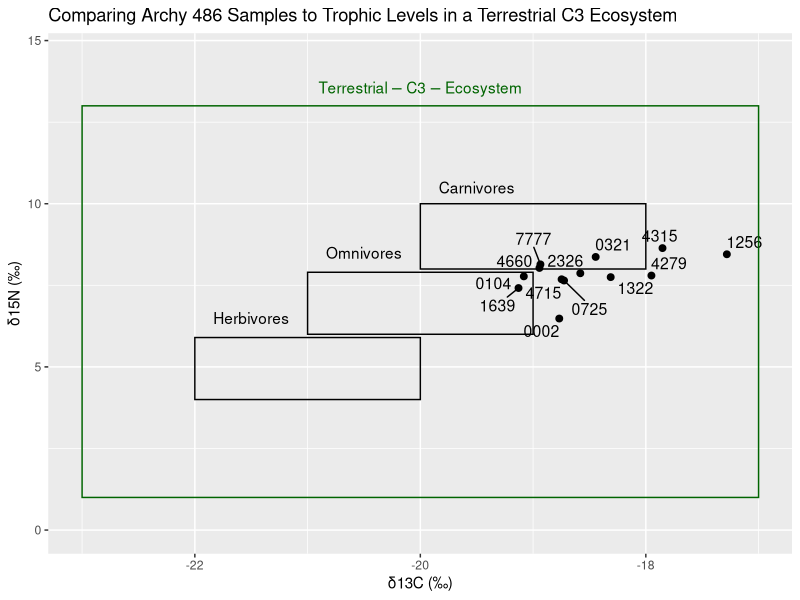
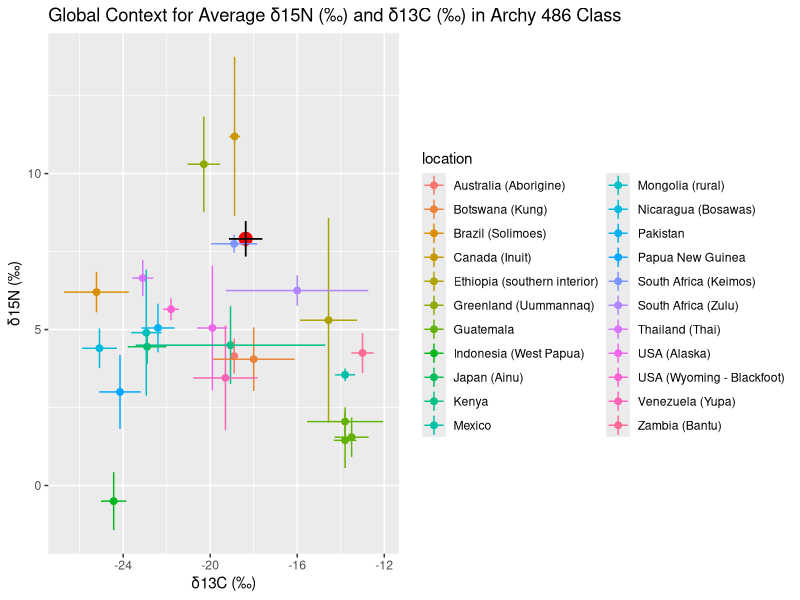
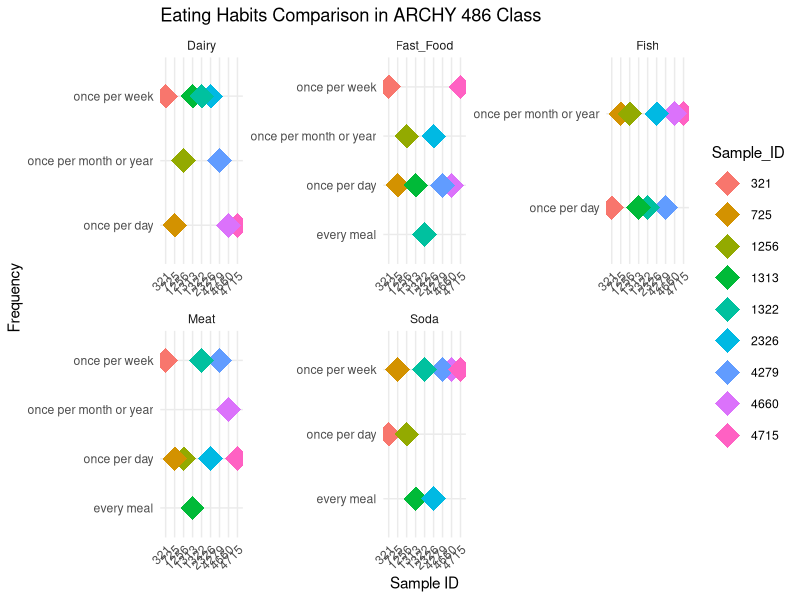
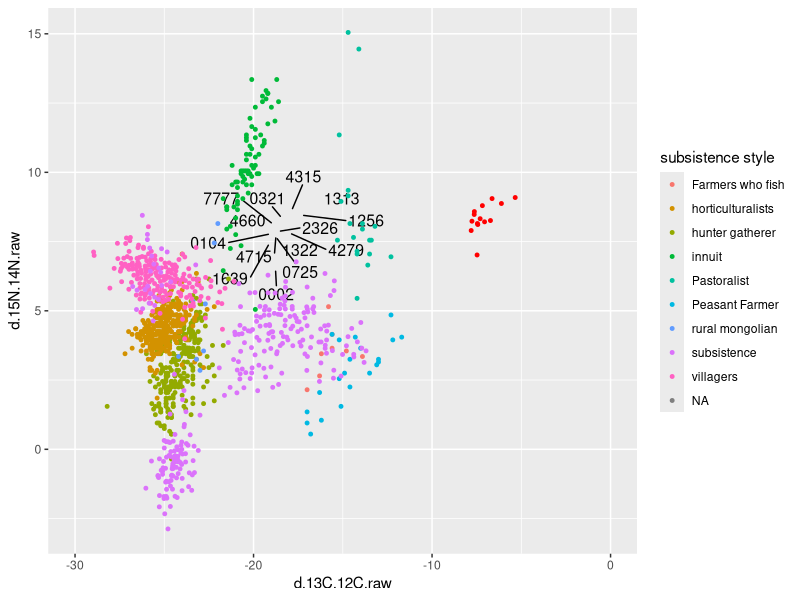
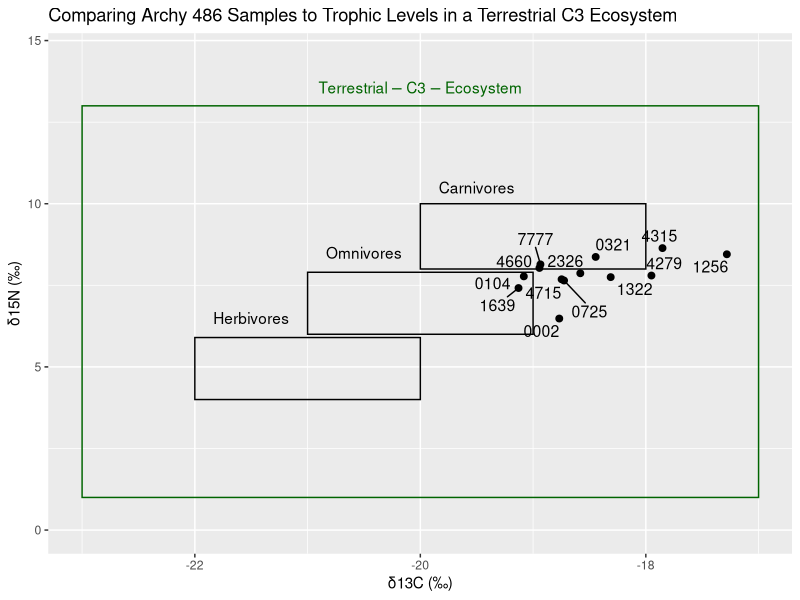
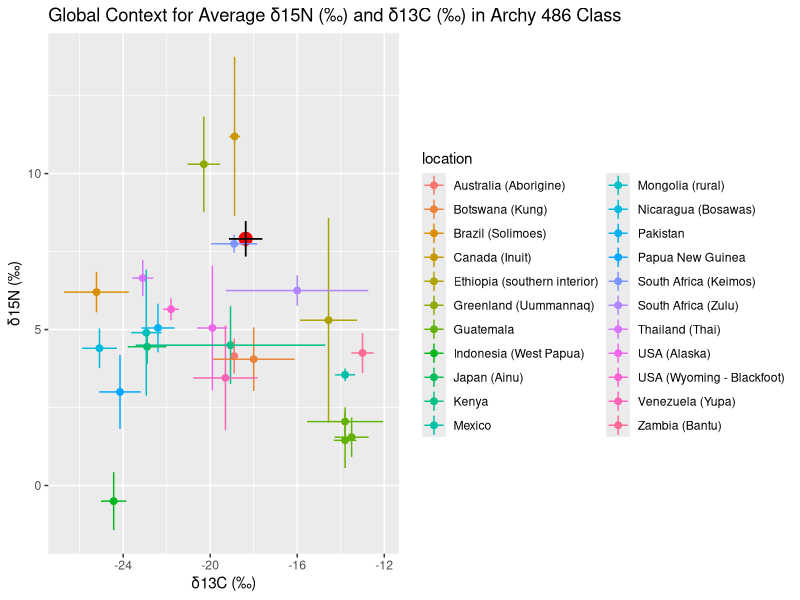
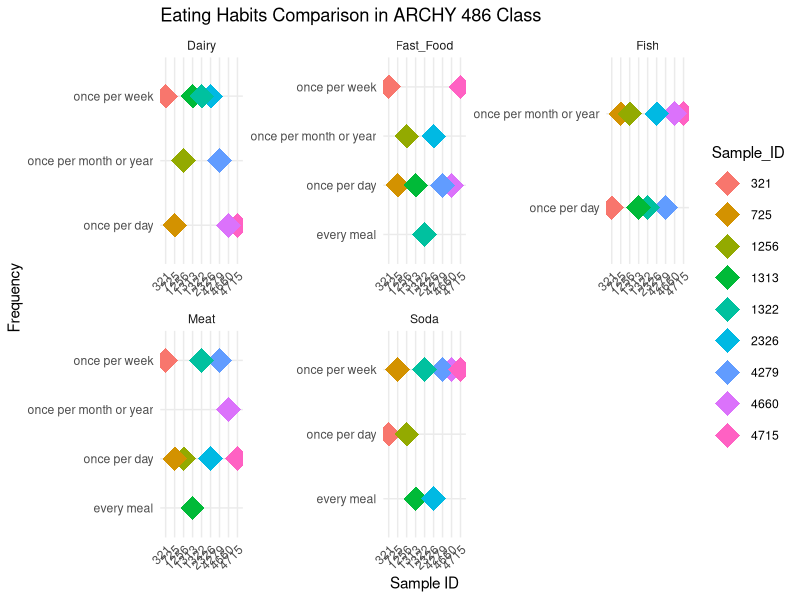
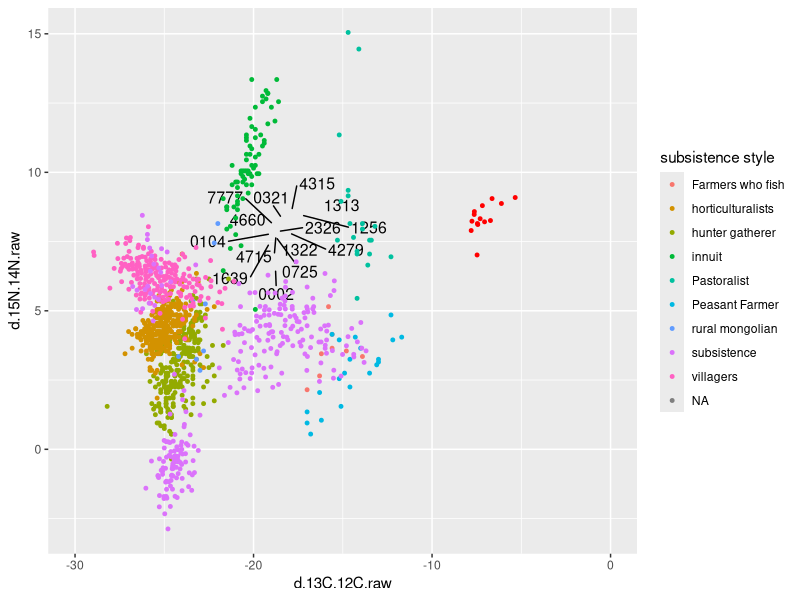

The R script that drew these images, in order:
## ---- chunk 1
# Loading Packages
library(tidyverse)
library(readxl)
library(dplyr)
library(ggrepel)
library(here)
## ---- chunk 2
# read sample and global data into variables
sample_data <- 
  read_csv("sample_CN.csv")

global_data_indiv <- 
  read_excel("Global N15 Values.xlsx", 
             sheet ="Modern subsistence ind.")

global_data_av <- 
  read_excel("Global N15 Values.xlsx", 
             sheet ="modern subsistence averages") %>% 
  drop_na(`δ13C_MDE (‰)`)
  
## ---- chunk 3
#| label: fig-1
#| fig-cap: "Scatterplot of individual δ15N (‰) and δ13C (‰) Archy 486 sample ID’s grouped by C3 Terrestrial Ecosystem and individual diet classification (Müldner, G. (2018). Plot produced by Anne and Aoife. "
  # plot our hair data
library(ggrepel)
ggplot() +
  geom_point(data = sample_data,
             aes(x = d.13C.12C.VPDB , 
                 y = d.15N.14N.air),
             size = 2)+
  # label each data point with sample ID
    geom_text_repel(data = sample_data,
             aes(x = `d.13C.12C.VPDB`, 
                 y = `d.15N.14N.air`,
                 label = Identifier.1),
             # label all ID's despite overlap
             max.overlaps = Inf,
             size = 4)+
  # label x and y axis for consistency with other plots
    labs(x = "δ13C (‰)",
       y = "δ15N (‰)")+
  # create outlines for herbivores, omnivores, carnivores using parameters from Müldner, G. (2018).
  annotate("rect", xmin=c(-22,-21,-20), xmax=c(-20,-19,-18), 
           ymin =c(4,6,8), ymax =c(5.9,7.9,10), fill=NA, color="black")+
  # create outline for "Terrestrial C3 Ecosystem" for context on graph. 
  annotate("rect", xmin=c(-23), xmax=c(-17), ymin=c(1), ymax =c(13), color="Dark Green", fill=NA )+
  # label all outlines for context and clarity
    annotate("text", x = -20, y = 13.5, label = "Terrestrial-C3-Ecosystem",color = "Dark Green",
  parse = TRUE)+
    annotate("text", x = -21.5, y = 6.5, label = "Herbivores",
  parse = TRUE)+
    annotate("text", x = -20.5, y = 8.5, label = "Omnivores",
  parse = TRUE)+
    annotate("text", x = -19.5, y = 10.5, label = "Carnivores",
  parse = TRUE)+
  # set x and y limits to values close to data points for clarity and maximize space on graph
  xlim(-23, -17)+
  ylim(0,14.5) +
    labs(title = "Comparing Archy 486 Samples to Trophic Levels in a Terrestrial C3 Ecosystem")
ggsave(here("analysis",
            "figures", 
            "trophic_level.png"),
       bg ="white",
       h = 15, # experiment with h and w to get the right size and proportion
       w = 25,
       units = "in",
       dpi = 900) # make the image nice and crisp))

## ---- chunk 4

global_data <- 
  read_excel("Global N15 Values.xlsx",
             sheet = "Modern subsistence ind.")
global_values <- 
  read_excel("Global N15 Values.xlsx",
             sheet = "Modern non subsistence averages")

global_subsistence_values <- 
  read_excel("Global N15 Values.xlsx",
    sheet = "modern subsistence averages")
## ---- chunk 5
global_subsistence_values_labs <-
  global_subsistence_values %>%
  select(`location`, `δ15N_MDE (‰)`, `SD...6`, `δ13C_MDE (‰)`, `SD...4` ) %>%
  group_by(`location`) %>%
  drop_na()

# rename col
renamed_subsistence <-
global_subsistence_values_labs %>%
  rename(`δ13C (‰)` = `δ13C_MDE (‰)`,
         `δ15N (‰)` = `δ15N_MDE (‰)`) %>%
drop_na()

# select relevant columns from our data
sample_data_perc <-
sample_data %>%
  select(`Identifier.1`, `d.13C.12C.VPDB`, `d.15N.14N.air`) %>% 
  group_by(`Identifier.1`)
  

# select relevant columns from global data
global_values_perc <-
global_values %>%
  select(`location...1`, `δ15N_MDE (‰)`, `δ13C_MDE (‰)`) %>%
  group_by(`location...1`) %>%
  drop_na()

# rename columns from our data
sample_data_perc_lab <-
sample_data_perc %>%
  rename(`δ13C (‰)` = `d.13C.12C.VPDB`,
         `δ15N (‰)` = `d.15N.14N.air`)

 # create a df for the means of `δ13C (‰)` `δ15N (‰)` ratios for class and global data

 `δ13C (‰)` <-
   mean(sample_data_perc_lab$`δ13C (‰)`)
`δ15N (‰)`<-
   mean(sample_data_perc_lab$`δ15N (‰)`)
 
 Statistics_isotopes <- data.frame(means = c("mean_C13", "mean_N15"), Statistics = c(`δ13C (‰)`, `δ15N (‰)`))

mean_sd_C13 <-
  sd(sample_data_perc_lab$`δ13C (‰)`)
mean_sd_N15 <-
  sd(sample_data_perc_lab$`δ15N (‰)`)

# create a class data average dataframe
Stats_isotopes <-
  Statistics_isotopes %>% 
  mutate(mean_sd_C13, mean_sd_N15)

# rename columns in global averages dataframe
global_values_perc_lab <-
global_values_perc %>%
  rename(`δ13C (‰)` = `δ13C_MDE (‰)`,
         `δ15N (‰)` = `δ15N_MDE (‰)`)
  
## ---- chunk 6
#| label: fig-standard-13C-15N
#| fig-cap: "Average δ15N (‰) and δ13C (‰) for class hair samples with line range for standard deviation relative to modern global subsistence average δ15N (‰) and δ13C (‰) with line range for standard deviation (Bird et al. 2021). Plot produced by Aoife and Anne."

library(ggrepel)
ggplot() +
  # our data plot
  geom_point(data = Stats_isotopes,
             aes(x = `δ13C (‰)`,
                 y = `δ15N (‰)`),
             size = 4,
              color = "red") +
    
  
  # plot global data
  geom_point(data = renamed_subsistence,
             aes(x = `δ13C (‰)`,
                 y = `δ15N (‰)`,
                 color = `location`), 
             size = 2) +
  geom_linerange(data = renamed_subsistence,
                (aes(x = `δ13C (‰)`,
                y = `δ15N (‰)` ,
                ymin=`δ15N (‰)` -1*SD...6, 
                ymax=`δ15N (‰)` +1*SD...6, 
                color = `location`))) +
  geom_linerange(data = renamed_subsistence,
                (aes(x = `δ13C (‰)`,
                y = `δ15N (‰)` ,
                xmin=`δ13C (‰)` -1*SD...4, 
                xmax=`δ13C (‰)` +1*SD...4, 
                color = `location`))) +
  geom_linerange(data =  Statistics_isotopes,
                (aes(x = `δ13C (‰)`,
                y = `δ15N (‰)` ,
                ymin=`δ15N (‰)` -1*mean_sd_N15, 
                ymax=`δ15N (‰)` +1*mean_sd_N15))) +
    geom_linerange(data =  Statistics_isotopes,
                (aes(x = `δ13C (‰)`,
                y = `δ15N (‰)` ,
                xmin=`δ13C (‰)` -1*mean_sd_C13, 
                xmax=`δ13C (‰)` +1*mean_sd_C13))) +
  labs(title = "Global Context for Average δ15N (‰) and δ13C (‰) in Archy 486 Class")

ggsave(here("analysis",
            "figures", 
            "geography.png"),
       bg ="white",
       h = 15, # experiment with h and w to get the right size and proportion
       w = 25,
       units = "in",
       dpi = 900) # make the image nice and crisp))

## ---- chunk 7
eating_habits_data <- read_excel("Food Survey Responses-2.xlsx")

## ---- chunk 8
eating_habits_data %>%
group_by(sample_id)
## ---- chunk 9

# NEED TO COMPLETELY REDO

#| label: fig-food-survey
#| fig-cap: "Eating habits surveyed by Archy 486 students Sample ID numbers. Plot produced by Jesus and Zach."

meat_column <- rep(eating_habits_data$meat_q, each = 9)
fish_column <- rep(eating_habits_data$fish_q, each = 9)
dairy_column <- rep(eating_habits_data$dairy_q, each = 9)
soda_column <- rep(eating_habits_data$soda_q, each = 9)
fast_food_column <- rep(eating_habits_data$fastfood_q, each = 9)

sample_id_column <- rep(eating_habits_data$sample_id, each = 9)

data <- data.frame(
  Question = rep(c("Meat", "Fish", "Dairy", "Soda", "Fast_Food"), each = 9),
  Frequency = c(meat_column, fish_column, dairy_column, soda_column, fast_food_column),
  Sample_ID = factor(sample_id_column))

unique_sample_ids <- unique(data$Sample_ID)

color_palette <- colorRampPalette(c("red", "blue", "green", "purple", "orange"))(length(unique_sample_ids))

ggplot(data, aes(x = Sample_ID, y = Frequency, color = Sample_ID)) +
  geom_point(stat = "identity", position = "dodge", size = 8, shape = 18) +
  labs(title = "Eating Habits Comparison in ARCHY 486 Class",
       x = "Sample ID",
       y = "Frequency") +
  scale_fill_manual(values = setNames(color_palette, unique_sample_ids)) +
  facet_wrap(~Question, scales = "free") +
  theme_minimal() +
  theme(axis.text.x = element_text(angle = 45, hjust = 1))
ggsave(here("analysis",
            "figures", 
            "survey_results.png"),
       bg ="white",
       h = 15, # experiment with h and w to get the right size and proportion
       w = 25,
       units = "in",
       dpi = 900) # make the image nice and crisp))


## ---- chunk 10
# subsistence type
# label not aligning with dots
ggplot() +
  geom_point(data = sample_data,
             aes(x=d.13C.12C.raw,
                 y=d.15N.14N.raw),
             size = 1,
             colour = "red") +
  geom_text_repel(data = sample_data,
             aes(x = `d.13C.12C.VPDB`, 
                 y = `d.15N.14N.air`,
                 label = Identifier.1),
             # label all ID's despite overlap
             max.overlaps = Inf,
             size = 4)+
  geom_point(data = global_data,
             aes(x = `δ13C_MDE (‰)`, 
                 y = `δ15N_MDE (‰)`,
                 colour = `subsistence style`),
             size=1) +
  xlim(-30,0) 
  ggsave(here("analysis",
            "figures", 
            "subsistence_style.png"),
       bg ="white",
       h = 15, # experiment with h and w to get the right size and proportion
       w = 25,
       units = "in",
       dpi = 900) # make the image nice and crisp))

